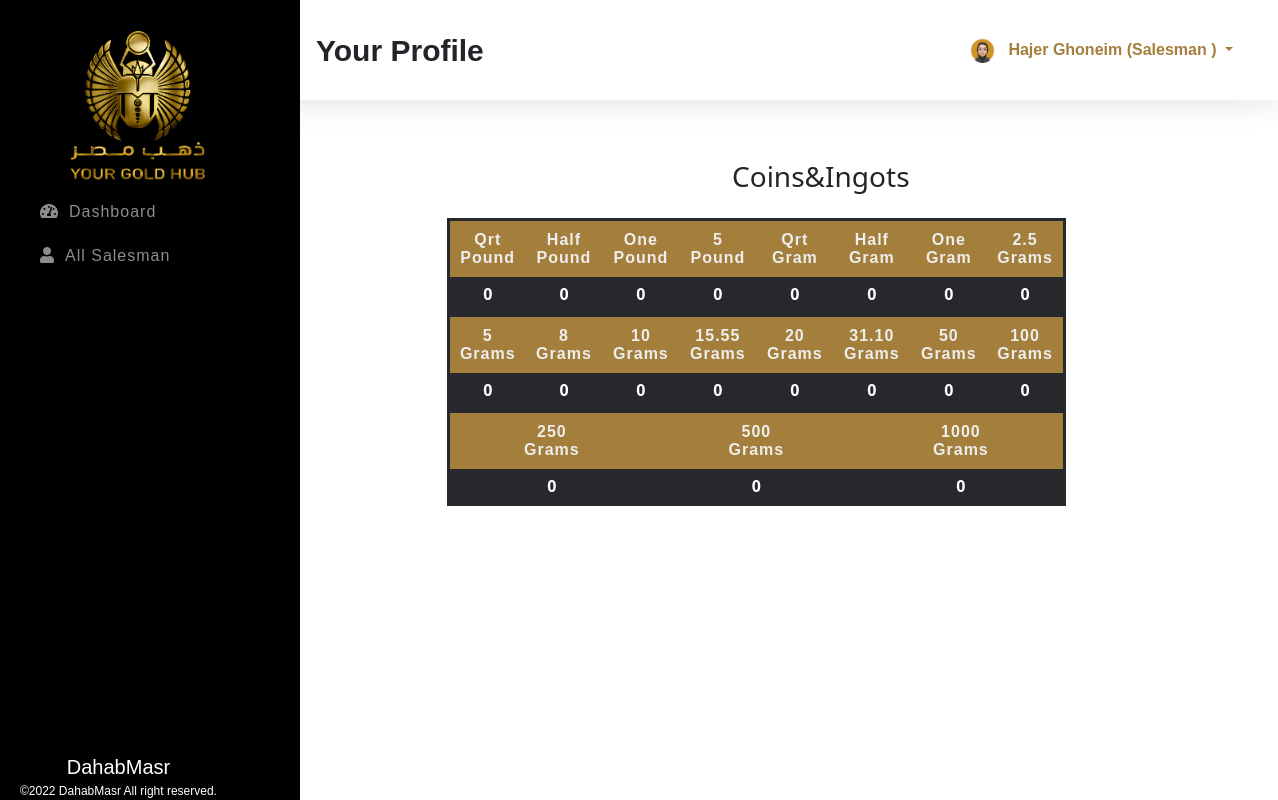
The page /index.php?id=userProfile (signed in) on the database its author committed.
### tables this page shows
CREATE TABLE `salesmans` (
  `id` int(11) NOT NULL,
  `fname` varchar(100) NOT NULL,
  `lname` varchar(100) NOT NULL,
  `email` varchar(100) NOT NULL,
  `phone` varchar(100) NOT NULL,
  `password` varchar(255) NOT NULL,
  `role` varchar(100) NOT NULL,
  `avatar` varchar(255) NOT NULL
);

CREATE TABLE `coins` (
  `id` int(11) NOT NULL PRIMARY KEY AUTO_INCREMENT,
  `qrt` varchar(60) NOT NULL,
  `half` varchar(60) NOT NULL,
  `one` varchar(60) NOT NULL,
  `five` varchar(60) NOT NULL 
);

### index.php (the view, shortened to what this page needs)
<?php
    $sessionId = isset($_SESSION['id']) ?$_SESSION['id'] :'';
    $sessionRole = isset($_SESSION['role']) ?$_SESSION['role'] :'';
    include_once "config.php";
    $id = isset($_REQUEST['id']) ? $_REQUEST['id']:'dashboard';
    $action = isset($_REQUEST['action']) ?$_REQUEST['action']: '';
?>
<!DOCTYPE html>
<html lang="en">
<head>
    <link rel="stylesheet" href="assets/css/bootstrap.min.css">
    <link rel="stylesheet" href="assets/css/all.min.css">
    <link rel="stylesheet" href="assets/css/style.css">
</head>
<body>
    <section class="topber">
        <div class="topber__title">
            <span class="topber__title--text">
                <?php
                    if ( 'dashboard' == $id ) {
                        echo "DashBoard";
                    } elseif ( 'addSalesman' == $id ) {
                        echo "Add Salesman";
                    } elseif ( 'allSalesman' == $id ) {
                        echo "Salesmans";
                    } elseif ( 'userProfile' == $id ) {
                        echo "Your Profile";
                    } elseif ( 'editSalesman' == $action ) {
                        echo "Edit Salesman";
                    }
                ?>
            </span>
        </div>
        <div class="topber__profile">
            <?php
                $query = "SELECT fname,lname,role,avatar FROM {$sessionRole}s WHERE id='$sessionId'";
                $result = mysqli_query( $connection, $query );
                if ( $data = mysqli_fetch_assoc( $result ) ) {
                    $fname = $data['fname'];
                    $lname = $data['lname'];
                    $role = $data['role'];
                    $avatar = $data['avatar'];
                ?>
                <img src="assets/img/<?php echo "$avatar"; ?>" height="25" width="25" class="rounded-circle" alt="profile">
                <div class="dropdown">
                    <button class="btn dropdown-toggle" type="button" id="dropdownMenuButton" data-toggle="dropdown" aria-haspopup="true" aria-expanded="false">
                    <?php
                        echo "$fname $lname (" . ucwords( $role ) . " )";
                        }
                    ?>
                    </button>
                </div>
        </div>
    </section>
    <section id="sideber" class="sideber">
        <ul class="sideber__ber">
        <img class="logo" src="assets/img/logo.png" alt="Dahab" style="width:150px">
            <li id="left" class="sideber__item<?php if ( 'dashboard' == $id ) {
                                                  echo " active";
                                              }?>">
                <a href="index.php?id=dashboard"><i id="left" class="fas fa-tachometer-alt"></i>Dashboard</a>
            </li>
            <li id="left" class="sideber__item<?php if ( 'allSalesman' == $id ) {
    echo " active";
}?>">
                <a href="inc/salesman.php?id=allSalesman"><i id="left" class="fas fa-user"></i>All Salesman</a>
            </li>
        </ul>
        <footer class="text-center" style="font-size:12px;" ><span>DahabMasr</span><br>©2022 DahabMasr All right reserved.</footer>
    </section>
    <section class="main">
        <div class="container">
                <br>
                <div class="row">
                    <h3 style="margin-left:400;font-family: system-ui;margin-bottom:15px"> Coins&Ingots</h3> <br>
                                <div class="col" style="left:100px;bottom:15px !important;">
                                    <table width='70% border='0'>
                                        <tr>
                                            <th width='10%' style="text-align:center">Qrt <br> Pound</th>
                                            <th width='10%' style="text-align:center">Half <br> Pound</th>
                                            <th width='10%' style="text-align:center">One <br> Pound</th>
                                            <th width='10%' style="text-align:center">5 <br> Pound</th>
                                            <th width='10%' style="text-align:center">Qrt <br> Gram</th>
                                            <th width='10%' style="text-align:center">Half <br> Gram</th>
                                            <th width='10%' style="text-align:center">One <br> Gram</th>
                                            <th width='10%' style="text-align:center">2.5 <br> Grams</th>
                                        </tr>
                                        <?php
                                        $queryy = "SELECT * from coins , ingots";
                                        $result = mysqli_query($connection,$queryy);
                                        while($data = mysqli_fetch_array($result) ){
                                        ?>
                                            <tr>
                                                <td> <div> <?php echo round(($qrt + $karat_21_pr) * 2,3); ?></div> </td>
                                                <td> <div> <?php echo round(($half + $karat_21_pr) * 4,3); ?> </div> </td>
                                                <td> <div> <?php echo round(($one + $karat_21_pr) * 8,3); ?></div> </td>
                                                <td> <div> <?php echo round(($five + $karat_21_pr) * 40,3); ?> </div> </td>
                                                <td> <div> <?php echo round(($qrtgram + $karat_24_pr),3); ?></div> </td>
                                                <td> <div> <?php echo round(($halfgram + $karat_24_pr),3); ?> </div> </td>
                                                <td> <div> <?php echo round(($onegram + $karat_24_pr),3); ?></div> </td>
                                                <td> <div> <?php echo round(($gram2 + $karat_24_pr),3); ?> </div> </td>
                                            </tr>
                                        <?php
                                        }
                                        ?>
                                    </table>
                                    <table width='70% border='0'>
                                        <tr>
                                            <th width='10%' style="text-align:center">5 <br> Grams</th>
                                            <th width='10%' style="text-align:center">8 <br> Grams</th>
                                            <th width='10%' style="text-align:center">10 <br> Grams</th>
                                            <th width='10%' style="text-align:center">15.55 <br> Grams</th>
                                            <th width='10%' style="text-align:center">20 <br> Grams</th>
                                            <th width='10%' style="text-align:center">31.10 <br> Grams</th>
                                            <th width='10%' style="text-align:center">50 <br> Grams</th>
                                            <th width='10%' style="text-align:center">100 <br> Grams</th>
                                        </tr>
                                        <?php
                                        $queryy = "SELECT * from coins , ingots";
                                        $result = mysqli_query($connection,$queryy);
                                        while($data = mysqli_fetch_array($result) ){
                                        ?>
                                            <tr>
                                                <td> <div> <?php echo round(($gram5 + $karat_24_pr) * 5,3); ?></div> </td>
                                                <td> <div> <?php echo round(($gram8 + $karat_24_pr) * 8,3); ?> </div> </td>
                                                <td> <div> <?php echo round(($gram10 + $karat_24_pr) * 10,3); ?></div> </td>
                                                <td> <div> <?php echo round(($gram15 + $karat_24_pr) * 15.55,3); ?> </div> </td>
                                                <td> <div> <?php echo round(($gram20 + $karat_24_pr) * 20,3); ?></div> </td>
                                                <td> <div> <?php echo round(($gram31 + $karat_24_pr) * 31.10,3); ?> </div> </td>
                                                <td> <div> <?php echo round(($gram50 + $karat_24_pr) * 50,3); ?></div> </td>
                                                <td> <div> <?php echo  round(($gram100 + $karat_24_pr) * 100,3); ?> </div> </td>
                                            </tr>
                                        <?php
                                        }
                                        ?>
                                    </table>
                                    <table width='70% border='0'>
                                        <tr>
                                            <th width='10%' style="text-align:center">250 <br> Grams</th>
                                            <th width='10%' style="text-align:center">500 <br> Grams</th>
                                            <th width='10%' style="text-align:center">1000 <br> Grams</th>
                                        </tr>
                                        <?php
                                        $queryy = "SELECT * from coins , ingots";
                                        $result = mysqli_query($connection,$queryy);
                                        while($data = mysqli_fetch_array($result) ){
                                        ?>
                                            <tr>
                                                <td> <div> <?php echo round(($gram250 + $karat_24_pr) * 250,3); ?></div> </td>
                                                <td> <div> <?php echo round(($gram500 + $karat_24_pr) * 500,3); ?> </div> </td>
                                                <td> <div> <?php echo round(($gram1000 + $karat_24_pr) * 1000,3); ?></div> </td>
                                            </tr>
                                        <?php
                                        }
                                        ?>
                                    </table>
                                </div>
                            </div>
            </div>
    </section>
</body>
</html>

### assets/css/style.css (style rules this page uses)
*, *::before, *::after { margin: 0; padding: 0; -webkit-box-sizing: border-box; box-sizing: border-box; }
body { font-family: sans-serif; }
a { text-decoration: none !important; }
.topber { position: fixed; width: 100%; top: 0; left: 0; padding-left: 300px; right: 0; z-index: 999; -webkit-box-shadow: 0 0.15rem 1.75rem 0 rgba(58, 59, 69, 0.15); box-shadow: 0 0.15rem 1.75rem 0 rgba(58, 59, 69, 0.15); background-color: #fff; }
.topber__title { height: 12.5vh; float: left; display: -webkit-box; display: -ms-flexbox; display: flex; -webkit-box-orient: horizontal; -webkit-box-direction: normal; -ms-flex-direction: row; flex-direction: row; -webkit-box-align: center; -ms-flex-align: center; align-items: center; padding-left: 1rem; }
.topber__title--text { font-size: 30px; font-weight: bold; }
.topber__profile { height: 12.5vh; float: right; padding-right: 10px; display: -webkit-box; display: -ms-flexbox; display: flex; -webkit-box-orient: horizontal; -webkit-box-direction: normal; -ms-flex-direction: row; flex-direction: row; -webkit-box-align: center; -ms-flex-align: center; align-items: center; padding: 2rem; }
.topber__profile button { color: #A47E3B; line-height: 10px; font-weight: bold; }
.sideber { position: fixed; top: 0; overflow-y: auto; left: 0; bottom: 0; width: 300px; height: 100vh; padding: 40px 20px 20px 20px; background-color: #000000; background-size: cover; -webkit-transition: left 0.5s ease; transition: left 0.5s ease; z-index: 999; }
.sideber__ber { list-style: none; }
.sideber__item { padding: 10px; }
.sideber__item a { color: rgba(255, 255, 255, 0.55); font-size: 16px; letter-spacing: 1px; font-weight: 500; }
.sideber__item a i { color: rgba(255, 255, 255, 0.55); padding: 0 10px; }
.sideber footer { position: absolute; bottom: 0; font-size: 16px; color: #fff; }
.sideber footer span { font-size: 20px; }
.main { margin-left: 300px; margin-top: 10vh; padding: 2rem; }
table { border:3px solid #26282B; border-radius:3px; }
table tr:nth-child(1) { background-color:#A47E3B; }
table tr:nth-child(1) th { color:#EEEEEE; padding:10px 0px; letter-spacing: 1px; }
table td { padding:6px; color:white; text-align: center; font-weight: bold; background-color: #26282B; }
table tr:nth-child(even) { background-color:#26282B; color:#B4A5A5; font-family: system-ui; }
.logo { width: 200px !important; margin-top: -20px; margin-left: 20px; }

### rows shown on the page
salesmans: avatar (picture), fname "Hajer", lname "Ghoneim", role "Salesman"
